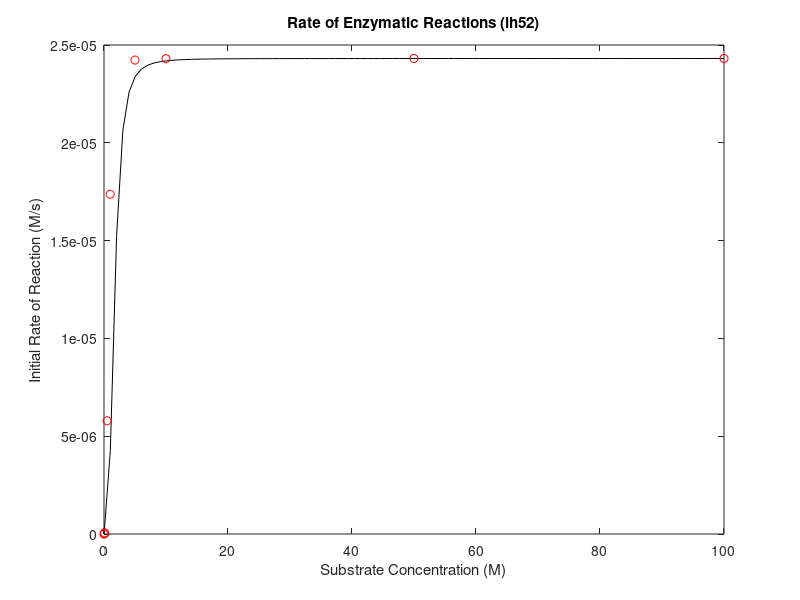
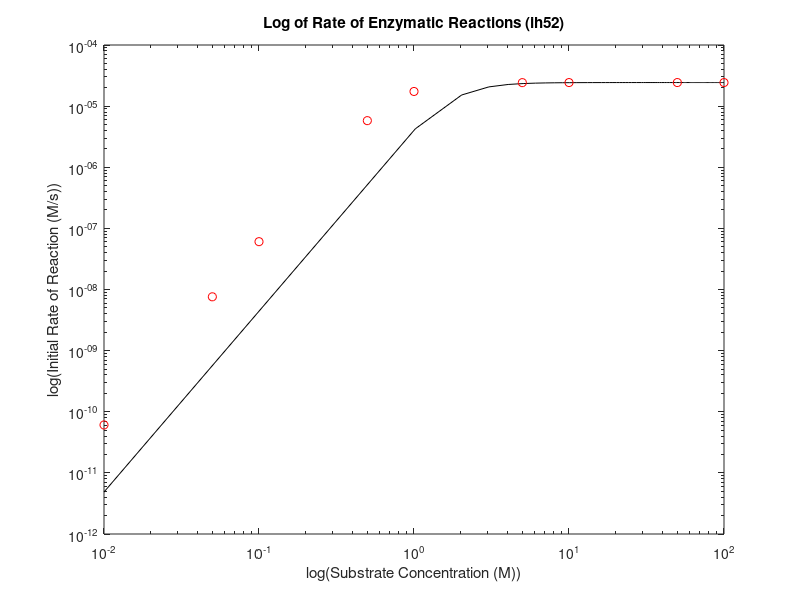

Write MATLAB code to recreate these figures, in order.
% [Chapra15p14b.m]
% [Ian Hanus]
% [11/12/17]
% Based on: [Nonlinear Regression]
% Written by: [Dr. Gustafson]

% I understand and have adhered to all the tenets of the 
% Duke Community Standard in creating this code.  I understand 
% that a violation of any part of the Standard on any part of 
% this assignment can result in failure of this assignment, 
% failure of this course, and/or suspension from Duke University. 
% Signed: [ih52]

%% Initialize workspace
clear; format short e

%% Load data
S = [0.01 0.05 0.1 0.5 1 5 10 50 100];
v0 = [6.078e-11 7.595e-9 6.063e-8 5.788e-6 1.737e-5 2.423e-5 2.430e-5 2.431e-5 2.431e-5];
Sv = S';
v0v = v0';

%% Determine coefficients
v0eqn = @(coefs,Sv) coefs(1).*Sv.^3./(coefs(2)+Sv.^3);
fSSR = @(coefs,Sv,v0v) sum((v0v - v0eqn(coefs,Sv)).^2)
[MyCoefs, Sr] = fminsearch(@(MyDummyCoefs) fSSR(MyDummyCoefs,Sv,v0v),[2.431e-5 5])
St = sum((v0v-mean(v0v)).^2)
r2 = (St-Sr)/St

%% Plots
figure(1); clf
Smodel = linspace(min(S), max(S), 100);
v0model = v0eqn(MyCoefs,Smodel);
plot(Smodel,v0model,'k-',S,v0,'ro')
xlabel('Substrate Concentration (M)')
ylabel('Initial Rate of Reaction (M/s)')
title('Rate of Enzymatic Reactions (ih52)')
print -depsc Chapra15p14bplot

figure(2); clf
loglog(Smodel,v0model,'k-',S,v0,'ro')
xlabel('log(Substrate Concentration (M))')
ylabel('log(Initial Rate of Reaction (M/s))')
title('Log of Rate of Enzymatic Reactions (ih52)')
print -depsc Chapra15p14blogplot
